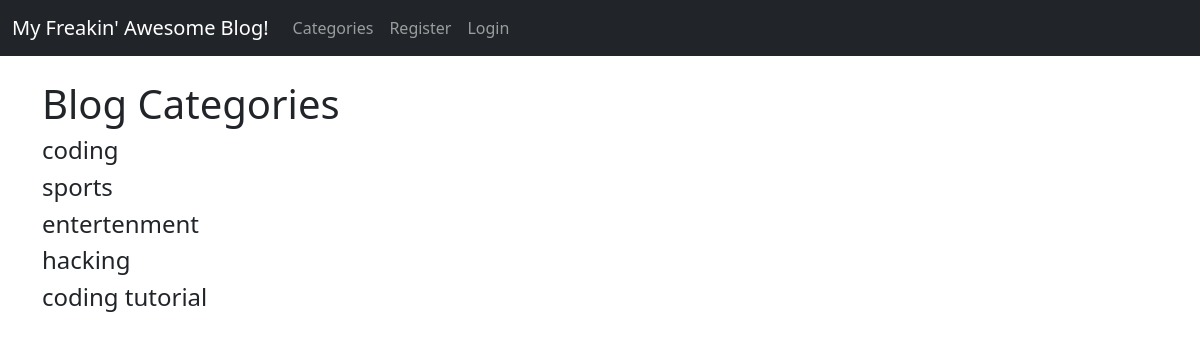
The page /category-list/ on the database its author committed.
### theblog/models.py (models this page shows, shortened)
class Category(models.Model):
    name = models.CharField(max_length=255)
    def __str__(self):
        return self.name

### theblog/views.py (the view)
# urls.py: path('category-list/', CategoryListView, name="category-list"),
def CategoryListView(request):
    cat_menu_list = Category.objects.all()
    return render(request, 'category_list.html', {'cat_menu_list': cat_menu_list})

### theblog/templates/category_list.html (shortened to what this page needs)
{% extends "base.html" %}
{% block content %}
    <h1>Blog Categories</h1>
        {% for item in cat_menu_list %}
            <h4><a class="dropdown-item" href="{% url 'category' item|slugify %}">{{ item }}</a></h4>
        {% endfor %}
{% endblock %}

### rows shown on the page
Category: name "coding"
Category: name "sports"
Category: name "entertenment"
Category: name "hacking"
Category: name "coding tutorial"
